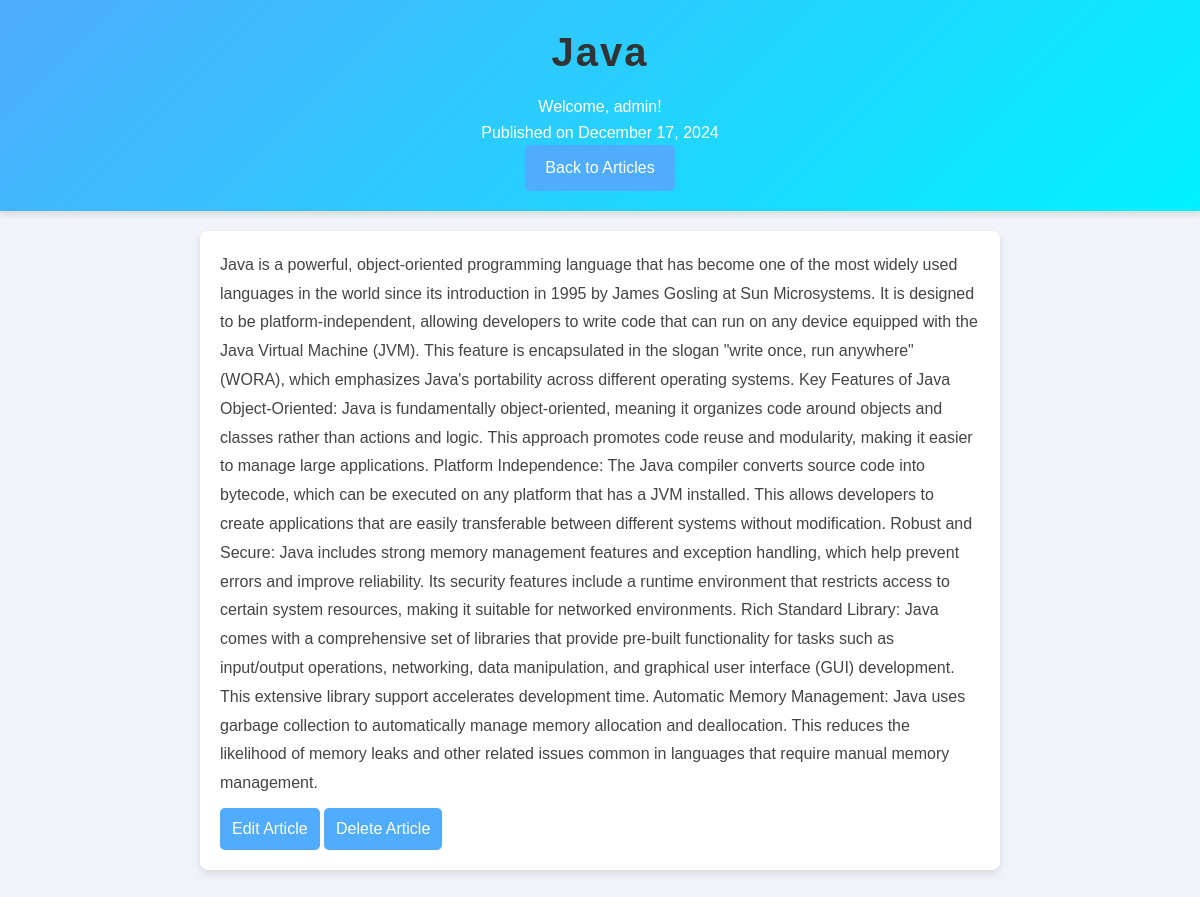
/5/ (signed in), run on the app's committed database.
### blog/models.py (models this page shows, shortened)
class Article(models.Model):
    title = models.CharField(max_length=200)
    content = models.TextField()
    created_at = models.DateTimeField(auto_now_add=True)
    updated_at = models.DateTimeField(auto_now=True)

### users/models.py (models this page shows)
class CustomUser(AbstractUser):
    phone_number = models.CharField(max_length=15, blank=True, null=True)

### blog/views.py (the view)
# urls.py: path('<int:pk>/', views.article_detail, name='article-detail'),
@login_required
def article_detail(request, pk):
    article = get_object_or_404(Article, pk=pk)
    return render(request, 'blog/article_detail.html', {'article': article})

### blog/templates/blog/article_detail.html (shortened to what this page needs)
{% load static %}
<!DOCTYPE html>
<html lang="en">
<head>
    <link rel="stylesheet" href="{% static 'styles.css' %}">
</head>
<body>
    <header>
        <h1>{{ article.title }}</h1>
        <p>Welcome, {{ user.username }}!</p>
        <p class="date">Published on {{ article.created_at|date:"F j, Y" }}</p>
        <a href="{% url 'article-list' %}" class="btn">Back to Articles</a>
    </header>
    <section class="article-detail">
        <p>{{ article.content }}</p>
            <a href="{% url 'article-edit' pk=article.pk %}" class="btn">Edit Article</a>
            <a href="{% url 'article-delete' pk=article.pk %}" class="btn">Delete Article</a>
    </section>
</body>
</html>

### static/styles.css (style rules this page uses)
* { margin: 0; padding: 0; box-sizing: border-box; font-family: 'Poppins', sans-serif; }
body { background: #f0f4f8; color: #333; line-height: 1.6; min-height: 100vh; padding-bottom: 20px; }
h1, h2, h3, h4 { font-weight: 600; color: #333; }
a { text-decoration: none; color: inherit; }
a.btn, button { display: inline-block; background-color: #4facfe; color: #fff; text-decoration: none; padding: 10px 20px; border-radius: 5px; transition: all 0.3s ease; }
header { background: linear-gradient(135deg, #4facfe, #00f2fe); color: #fff; text-align: center; padding: 20px; box-shadow: 0px 4px 6px rgba(0, 0, 0, 0.1); margin-bottom: 20px; }
header h1 { font-size: 2.5rem; margin-bottom: 10px; letter-spacing: 2px; }
.article-detail { padding: 20px; background: #fff; border-radius: 8px; box-shadow: 0 4px 8px rgba(0, 0, 0, 0.1); margin: 20px auto; max-width: 800px; }
.article-detail p { font-size: 1rem; line-height: 1.8; color: #444; }
.article-detail .btn { background-color: #4facfe; color: #fff; text-decoration: none; padding: 8px 12px; border-radius: 5px; margin-top: 10px; display: inline-block; }

### data on the page
Article: title "Java", created_at "December 17, 2024", content "Java is a powerful, object-oriented programming language that has become one of the most widely used languages in the world since its introduction in 1995 by James Gosling at Sun Microsystems. It is designed to be platform-independent, allowing developers to write code that can run on any device equipped with the Java Virtual Machine (JVM). This feature is encapsulated in the slogan \"write once, run anywhere\" (WORA), which emphasizes Java's portability across different operating systems. Key Features of Java Object-Oriented: Java is fundamentally object-oriented, meaning it organizes code around objects and classes rather than actions and logic. This approach promotes code reuse and…"
CustomUser: username "admin"
